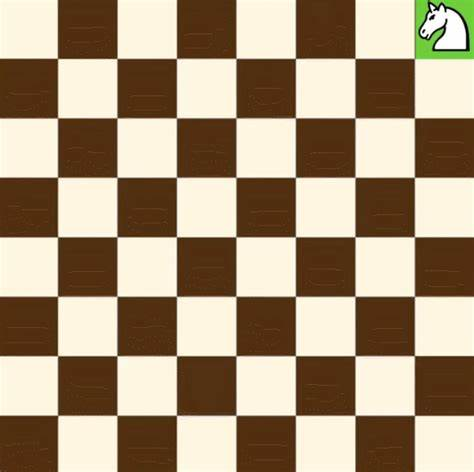
#> input picture images/chessboard.jfif, 474 x 472 px, found by its file name
$ python geometric_tranformation4.py
#> lines starting #> are read from the running program, lines starting #| are printed output that depends on the picture
import numpy as np
import cv2
import matplotlib.pyplot as plt
img = cv2.imread('images/chessboard.jfif')
#> img is the input picture: shape (472, 474, 3); mean B, G, R 123, 148.7, 168.1

cv2.imshow("Original", img)
cv2.waitKey(0)

# Affline Tranformation
rows, cols, ch = img.shape
#> rows = 472; cols = 474; ch = 3
pts1 = np.float32([[150, 150], [150, 150], [150, 150], [150, 150]])
pts2 = np.float32([[0, 125], [125, 125], [125, 0], [0, 0]])

M = cv2.getPerspectiveTransform(pts1, pts2)
dst = cv2.warpPerspective(img, M, (100, 100))
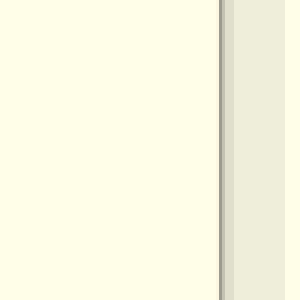
#> dst: shape (100, 100, 3) (shown 3 times larger); mean B, G, R 227.3, 248.7, 249.7

plt.subplot(121), plt.imshow(img), plt.title('Input')
plt.subplot(122), plt.imshow(dst), plt.title('Output')
plt.show()
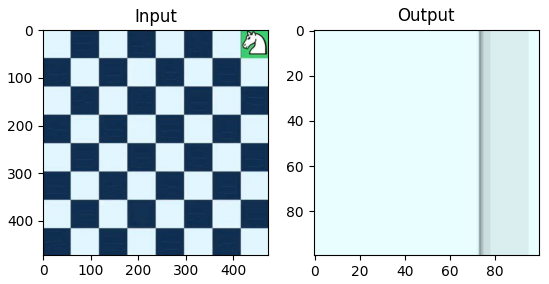
#> figure drawn by matplotlib, 2 panels; B, G, R data is drawn as R, G, B

$ run again, with images/globe.jpg saved as images/chessboard.jfif
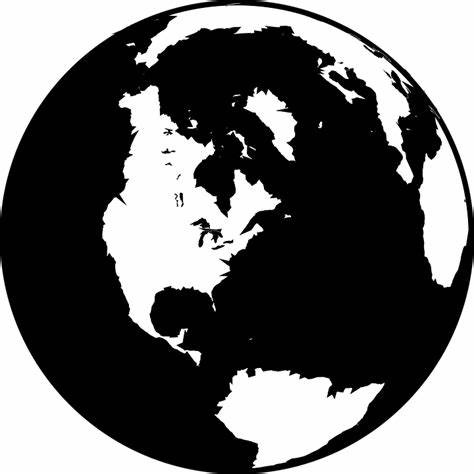
#> input picture images/globe.jpg, 474 x 474 px, found by its file name
#> img is the input picture: shape (474, 474, 3); min 0, max 255, mean 106.5
#> `dst = cv2.warpPerspective(img, M, (100, 100))`:
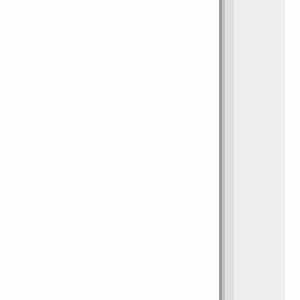
#> dst: shape (100, 100, 3) (shown 3 times larger); min 155, max 254, mean 248.8
#> `plt.show()`:
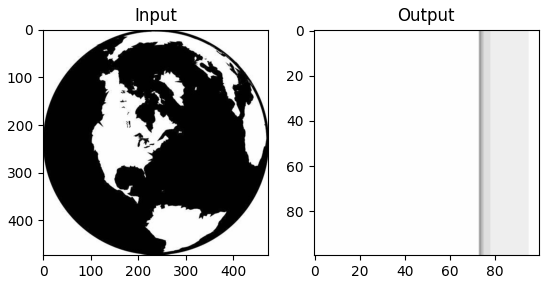
#> figure drawn by matplotlib, 2 panels
